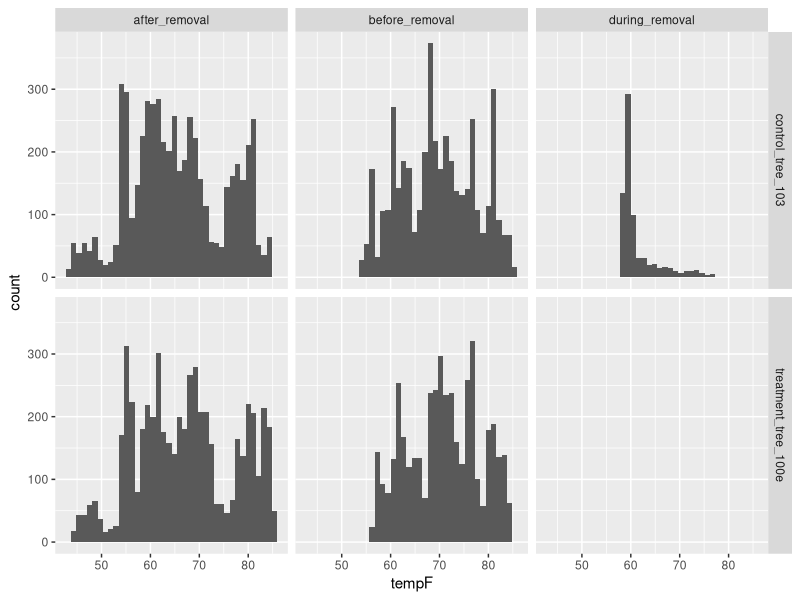

This figure's R source: (Note: this script raises an error after producing the figure.)
## ---- chunk 1
knitr::opts_chunk$set(warning=FALSE, message=FALSE)

## ---- chunk 2
library(dplyr) # for mutate() functionality
library(lubridate) # for as.POSIX function
library(ggplot2)
options(stringsAsFactors = FALSE) # so that dates read in as character strings not factors (factors are troublesome for converting to dates)

## ---- chunk 3

# read csv file
ash_data <- read.csv("data/ash-microclimate-data2018.csv", header = T) 

# check structure and make sure every column and row we expect to be there is present
head(ash_data)
unique(ash_data$sensor_name)
str(ash_data) # darn, we dont have the factors and date formatted anymore

# reset date and factors
ash_data <- ash_data %>% 
  mutate(date_time = ymd_hms(date_time), sensor_sn = as.factor(sensor_sn), sensor_name = as.factor(sensor_name), ash_removal = as.factor(ash_removal))

# recheck structure to make sure date=POSIXct, tempF = num, and everything else is a factor- except we don't care about the "X" factor
str(ash_data) 

## ---- chunk 4

ash_data %>% # define date
  ggplot() +
  geom_histogram(mapping = aes(x= tempF), bins = 40) + # define x axis
  facet_grid(facets = sensor_name ~ ash_removal) # define which variables to panel vertical and horizontal graphs with

## ---- chunk 5

ash_data %>%
  filter(ash_removal == "before_removal" | ash_removal == "after_removal") %>% 
  group_by(ash_removal) %>% 
  ggplot() +
  geom_point(mapping = aes(x = date_time, y = tempF,
                           color = ash_removal)) +
  geom_vline(xintercept = ymd_hms("2018-09-20 00:04:00")) +
  geom_vline(xintercept= ymd_hms("2018-09-20 12:20:59")) +
  facet_wrap( facets = ~ sensor_name)

## ---- chunk 6

ash_data %>%
  filter(ash_removal == "before_removal" | ash_removal == "after_removal") %>% 
  group_by(ash_removal) %>% 
  ggplot() +
  geom_line(mapping = aes(x = date_time, y = tempF,
                           color = ash_removal)) +
  geom_vline(xintercept = ymd_hms("2018-09-20 00:04:00")) +
  geom_vline(xintercept= ymd_hms("2018-09-20 12:20:59")) +
  facet_wrap( facets = ~ sensor_name)

## ---- chunk 7

